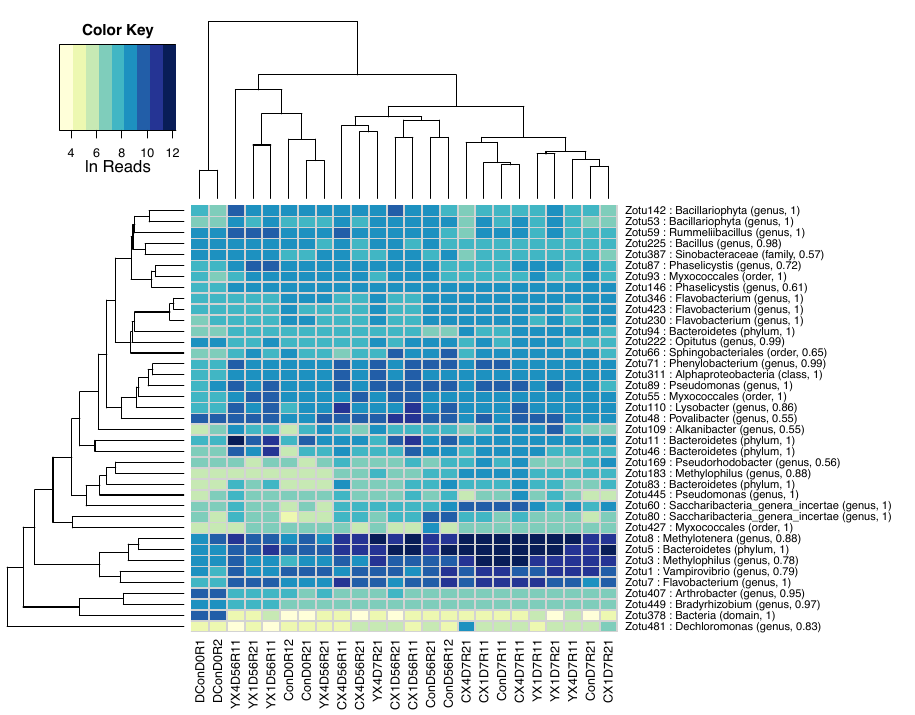

This figure's R source:
#source("ggplot-heatmap.R")
source("heatmap.3.R")
#library(gplots)
library(vegan)
library(RColorBrewer)
#library(gplots)
#library(DESeq2)
#library(fdrtool)
#library(MASS)
library(ggplot2)
#library(reshape)

sample_read_sums <- read.table("10.normalize.read_sums.xls", header=T, sep="\t", row.names=1)
sample_read_sums
dim(sample_read_sums)

best.tax <- read.table("11.best_tax.xls", header=T, sep='\t', row.names=1)
best.tax$desc <- sprintf("%s : %s (%s, %.2g)", rownames(best.tax), best.tax$best_tax, best.tax$best_tax_level, best.tax$best_tax_confidence)

best.tax$desc

raw_otus <- read.table("pesticide_community.xls", header=T, sep='\t', row.names=1)
raw_otus <- raw_otus[, -which(names(raw_otus) %in% c("domain", "domain_confidence", "phylum", "phylum_confidence", "class", "class_confidence", "order_", "order_confidence", "family", "family_confidence", "genus", "genus_confidence", "species", "species_confidence", "sequence"))]
head(raw_otus)
dim(raw_otus)

otus_pcnt <- scale(raw_otus, center=FALSE, scale=t(sample_read_sums))
head(otus_pcnt)
otus_pcnt <- otus_pcnt[apply(otus_pcnt[,-1], 1, function(x) !all(x==0)),]

dim(otus_pcnt)

#otus_pcnt

log_otus <- read.table("pesticide_community.log_normalized.xls", header=T, sep='\t', row.names=1)
log_otus <- log_otus[, -which(names(log_otus) %in% c("domain", "domain_confidence", "phylum", "phylum_confidence", "class", "class_confidence", "order_", "order_confidence", "family", "family_confidence", "genus", "genus_confidence", "species", "species_confidence", "sequence"))]
head(log_otus)

#log_otus <- log_otus[apply(log_otus[,-1], 1, function(x) !all(x==0)),]

log_otus <- log_otus[row.names(otus_pcnt),]

dim(log_otus)

#log_otus

pdf("./12.heatmap.pdf")

rownames(log_otus) <- best.tax[rownames(log_otus), "desc"]

heatmap.3(as.matrix(log_otus), as.matrix(otus_pcnt), key=T, distfun=vegdist, col=brewer.pal(9, "YlGnBu"), hclustfun = function(x) hclust(x,method = 'average'), scale='none', na.rm=T, na.color="white", density.info='none', trace='none', KeyValueName="ln Reads", symkey=F, symbreaks=F, sepcolor="lightgrey", rowsep=c(1:100), colsep=c(1:100))

dev.off()


